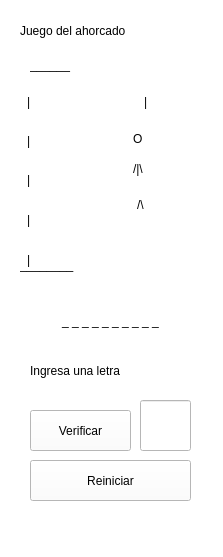
<?xml version="1.0" encoding="UTF-8"?>
<ui version="4.0">
 <class>MainWindow</class>
 <widget class="QMainWindow" name="MainWindow">
  <property name="geometry">
   <rect>
    <x>0</x>
    <y>0</y>
    <width>223</width>
    <height>557</height>
   </rect>
  </property>
  <property name="windowTitle">
   <string>MainWindow</string>
  </property>
  <property name="styleSheet">
   <string notr="true">background-color: rgb(255, 255, 255);</string>
  </property>
  <widget class="QWidget" name="centralwidget">
   <widget class="QLabel" name="label">
    <property name="geometry">
     <rect>
      <x>20</x>
      <y>10</y>
      <width>171</width>
      <height>41</height>
     </rect>
    </property>
    <property name="styleSheet">
     <string notr="true">font: 16pt &quot;MS PGothic&quot;;</string>
    </property>
    <property name="text">
     <string>Juego del ahorcado</string>
    </property>
   </widget>
   <widget class="QLabel" name="lbHead">
    <property name="geometry">
     <rect>
      <x>133</x>
      <y>113</y>
      <width>31</width>
      <height>51</height>
     </rect>
    </property>
    <property name="styleSheet">
     <string notr="true">font: 32pt &quot;MS Serif&quot;;
background-color: transparent;</string>
    </property>
    <property name="text">
     <string>O</string>
    </property>
   </widget>
   <widget class="QLabel" name="lbLarm_3">
    <property name="geometry">
     <rect>
      <x>30</x>
      <y>40</y>
      <width>141</width>
      <height>51</height>
     </rect>
    </property>
    <property name="styleSheet">
     <string notr="true">font: 32pt &quot;MS Serif&quot;;
background-color: transparent;</string>
    </property>
    <property name="text">
     <string>&lt;html&gt;&lt;head/&gt;&lt;body&gt;&lt;p&gt;______&lt;/p&gt;&lt;/body&gt;&lt;/html&gt;</string>
    </property>
   </widget>
   <widget class="QLabel" name="lbBody">
    <property name="geometry">
     <rect>
      <x>133</x>
      <y>144</y>
      <width>31</width>
      <height>51</height>
     </rect>
    </property>
    <property name="styleSheet">
     <string notr="true">font: 32pt &quot;MS Serif&quot;;
background-color: transparent;</string>
    </property>
    <property name="text">
     <string>&lt;html&gt;&lt;head/&gt;&lt;body&gt;&lt;p&gt;/|\&lt;/p&gt;&lt;/body&gt;&lt;/html&gt;</string>
    </property>
   </widget>
   <widget class="QLabel" name="lbLegs">
    <property name="geometry">
     <rect>
      <x>137</x>
      <y>180</y>
      <width>31</width>
      <height>51</height>
     </rect>
    </property>
    <property name="styleSheet">
     <string notr="true">font: 32pt &quot;MS Serif&quot;;
background-color: transparent;</string>
    </property>
    <property name="text">
     <string>&lt;html&gt;&lt;head/&gt;&lt;body&gt;&lt;p&gt;/\&lt;/p&gt;&lt;/body&gt;&lt;/html&gt;</string>
    </property>
   </widget>
   <widget class="QLabel" name="lbLarm_6">
    <property name="geometry">
     <rect>
      <x>27</x>
      <y>77</y>
      <width>16</width>
      <height>51</height>
     </rect>
    </property>
    <property name="styleSheet">
     <string notr="true">font: 32pt &quot;MS Serif&quot;;
background-color: transparent;</string>
    </property>
    <property name="text">
     <string>&lt;html&gt;&lt;head/&gt;&lt;body&gt;&lt;p&gt;|&lt;/p&gt;&lt;/body&gt;&lt;/html&gt;</string>
    </property>
   </widget>
   <widget class="QLabel" name="lbLarm_7">
    <property name="geometry">
     <rect>
      <x>27</x>
      <y>116</y>
      <width>16</width>
      <height>51</height>
     </rect>
    </property>
    <property name="styleSheet">
     <string notr="true">font: 32pt &quot;MS Serif&quot;;
background-color: transparent;</string>
    </property>
    <property name="text">
     <string>&lt;html&gt;&lt;head/&gt;&lt;body&gt;&lt;p&gt;|&lt;/p&gt;&lt;/body&gt;&lt;/html&gt;</string>
    </property>
   </widget>
   <widget class="QLabel" name="lbLarm_8">
    <property name="geometry">
     <rect>
      <x>27</x>
      <y>155</y>
      <width>16</width>
      <height>51</height>
     </rect>
    </property>
    <property name="styleSheet">
     <string notr="true">font: 32pt &quot;MS Serif&quot;;
background-color: transparent;</string>
    </property>
    <property name="text">
     <string>&lt;html&gt;&lt;head/&gt;&lt;body&gt;&lt;p&gt;|&lt;/p&gt;&lt;/body&gt;&lt;/html&gt;</string>
    </property>
   </widget>
   <widget class="QLabel" name="lbLarm_9">
    <property name="geometry">
     <rect>
      <x>27</x>
      <y>195</y>
      <width>16</width>
      <height>51</height>
     </rect>
    </property>
    <property name="styleSheet">
     <string notr="true">font: 32pt &quot;MS Serif&quot;;
background-color: transparent;</string>
    </property>
    <property name="text">
     <string>&lt;html&gt;&lt;head/&gt;&lt;body&gt;&lt;p&gt;|&lt;/p&gt;&lt;/body&gt;&lt;/html&gt;</string>
    </property>
   </widget>
   <widget class="QLabel" name="lbLarm_10">
    <property name="geometry">
     <rect>
      <x>27</x>
      <y>235</y>
      <width>16</width>
      <height>51</height>
     </rect>
    </property>
    <property name="styleSheet">
     <string notr="true">font: 32pt &quot;MS Serif&quot;;
background-color: transparent;</string>
    </property>
    <property name="text">
     <string>&lt;html&gt;&lt;head/&gt;&lt;body&gt;&lt;p&gt;|&lt;/p&gt;&lt;/body&gt;&lt;/html&gt;</string>
    </property>
   </widget>
   <widget class="QLabel" name="lbRope">
    <property name="geometry">
     <rect>
      <x>144</x>
      <y>77</y>
      <width>16</width>
      <height>51</height>
     </rect>
    </property>
    <property name="styleSheet">
     <string notr="true">font: 32pt &quot;MS Serif&quot;;
background-color: transparent;</string>
    </property>
    <property name="text">
     <string>&lt;html&gt;&lt;head/&gt;&lt;body&gt;&lt;p&gt;|&lt;/p&gt;&lt;/body&gt;&lt;/html&gt;</string>
    </property>
   </widget>
   <widget class="QLabel" name="lbLarm_4">
    <property name="geometry">
     <rect>
      <x>20</x>
      <y>240</y>
      <width>171</width>
      <height>51</height>
     </rect>
    </property>
    <property name="styleSheet">
     <string notr="true">font: 32pt &quot;MS Serif&quot;;
background-color: transparent;</string>
    </property>
    <property name="text">
     <string>&lt;html&gt;&lt;head/&gt;&lt;body&gt;&lt;p&gt;________&lt;/p&gt;&lt;/body&gt;&lt;/html&gt;</string>
    </property>
   </widget>
   <widget class="QLineEdit" name="txtLetra">
    <property name="geometry">
     <rect>
      <x>140</x>
      <y>400</y>
      <width>51</width>
      <height>51</height>
     </rect>
    </property>
    <property name="styleSheet">
     <string notr="true">font: 16pt &quot;MS PGothic&quot;;</string>
    </property>
    <property name="text">
     <string/>
    </property>
    <property name="maxLength">
     <number>1</number>
    </property>
    <property name="alignment">
     <set>Qt::AlignCenter</set>
    </property>
   </widget>
   <widget class="QPushButton" name="btnVer">
    <property name="geometry">
     <rect>
      <x>30</x>
      <y>410</y>
      <width>101</width>
      <height>41</height>
     </rect>
    </property>
    <property name="styleSheet">
     <string notr="true">font: 16pt &quot;MS PGothic&quot;;</string>
    </property>
    <property name="text">
     <string>Verificar</string>
    </property>
   </widget>
   <widget class="QLabel" name="lbPalabra">
    <property name="geometry">
     <rect>
      <x>20</x>
      <y>300</y>
      <width>181</width>
      <height>41</height>
     </rect>
    </property>
    <property name="styleSheet">
     <string notr="true">font: 16pt &quot;MS PGothic&quot;;</string>
    </property>
    <property name="text">
     <string>_ _ _ _ _ _ _ _ _ _</string>
    </property>
    <property name="alignment">
     <set>Qt::AlignCenter</set>
    </property>
   </widget>
   <widget class="QPushButton" name="btnReset">
    <property name="geometry">
     <rect>
      <x>30</x>
      <y>460</y>
      <width>161</width>
      <height>41</height>
     </rect>
    </property>
    <property name="styleSheet">
     <string notr="true">font: 16pt &quot;MS PGothic&quot;;</string>
    </property>
    <property name="text">
     <string>Reiniciar</string>
    </property>
   </widget>
   <widget class="QLabel" name="lbInst">
    <property name="geometry">
     <rect>
      <x>30</x>
      <y>350</y>
      <width>151</width>
      <height>41</height>
     </rect>
    </property>
    <property name="styleSheet">
     <string notr="true">font: 16pt &quot;MS PGothic&quot;;</string>
    </property>
    <property name="text">
     <string>Ingresa una letra</string>
    </property>
   </widget>
  </widget>
  <widget class="QMenuBar" name="menubar">
   <property name="geometry">
    <rect>
     <x>0</x>
     <y>0</y>
     <width>223</width>
     <height>21</height>
    </rect>
   </property>
  </widget>
  <widget class="QStatusBar" name="statusbar"/>
 </widget>
 <resources/>
 <connections/>
</ui>
